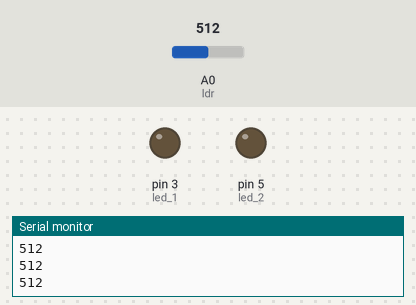
Simulated run of this sketch. Board: Arduino Uno, built with avr-gcc and run on an emulated ATmega328P. Parts: output pins drawn as LEDs (lit = HIGH), the last lines printed to the serial monitor. The test bench sets the inputs (shaded band); at power-on: A0 (ldr) = 512.

Above: at 1.2 s.
1.3 s: A0 (ldr) set to 716
At 2.5 s:
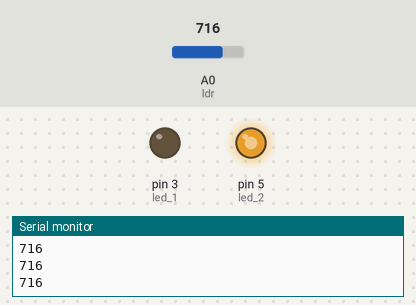
2.8 s: A0 (ldr) set to 753
At 3.9 s:
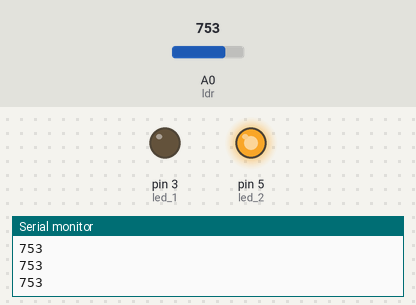
4.3 s: A0 (ldr) set to 768
At 5.0 s:
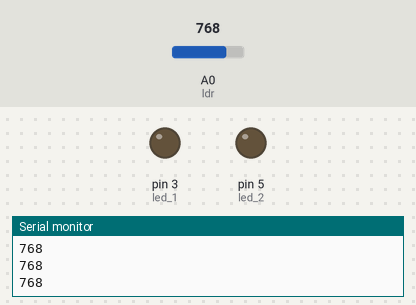
5.8 s: A0 (ldr) set to 900
At 6.2 s:
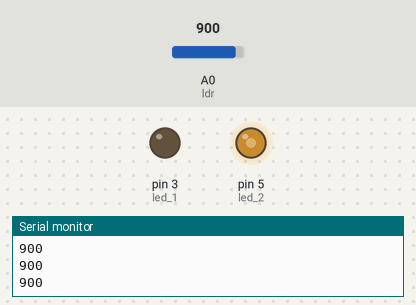
7.3 s: A0 (ldr) set to 306
At 8.5 s:
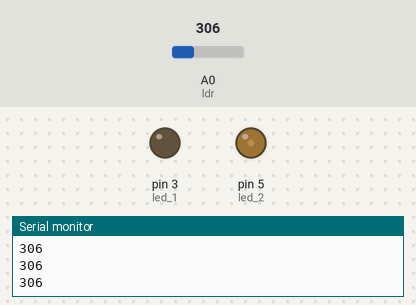
8.8 s: A0 (ldr) set to 0
At 9.7 s:
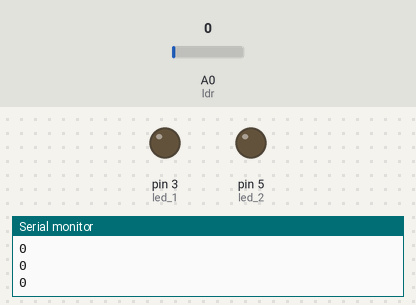
Timing chart, 0 to 11.3 s (numbered marks = the images above; inputs shaded):
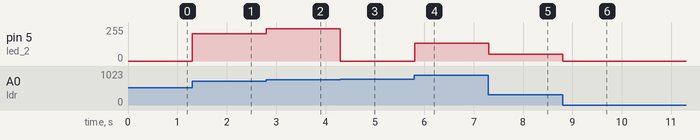

The sketch:

class_1.ino
```cpp
int led_1 = 3; //an LED is is a "lght emitting diode"
int led_2 = 5;  //when we give it current, it makes light
int ldr = A0;
void setup(){  /* this runs once */
pinMode(led_1, OUTPUT);
pinMode(led_2, OUTPUT);
Serial.begin(9600);
}

void loop(){

a_debug();
echo();

}

void alarm(int value){
  int light_level  = analogRead(ldr);
  if(value >= light_level){digitalWrite(led_1, HIGH);}
  else{digitalWrite(led_1, LOW);}
}

void echo(){
  int light_level = analogRead(ldr);
  analogWrite(led_2, light_level);
}

void a_debug(){Serial.println(analogRead(ldr));}
```

Measured:
- the behaviour switches between 767 and 768 on A0 (ldr) (found by bisection; images 2 and 3)
- after the input at 1.3 s, pin 5 (led_2): 0/255 → 204/255 at once
- after the input at 2.8 s, pin 5 (led_2): 204/255 → 241/255 at once
- after the input at 4.3 s, pin 5 (led_2): 241/255 → 0/255 at once
- after the input at 5.8 s, pin 5 (led_2): 0/255 → 132/255 at once
- after the input at 7.3 s, pin 5 (led_2): 132/255 → 50/255 at once
- after the input at 8.8 s, pin 5 (led_2): 50/255 → 0/255 at once
